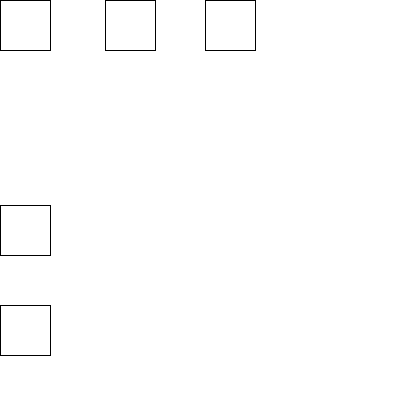
Frame 1 (no input)
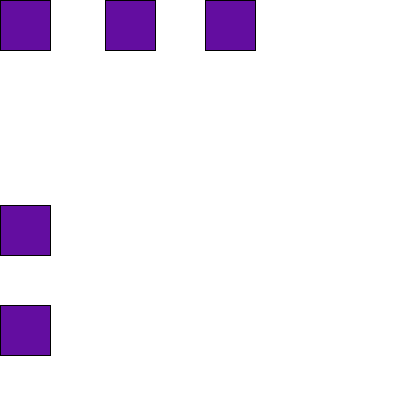
Frame 60 (the mouse pressed at the canvas centre just before this capture)
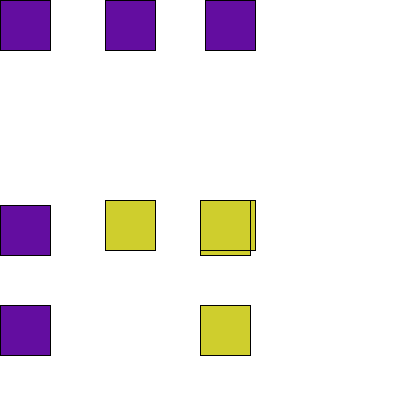
Frame 120 (the mouse held since frame 60 and released just before this capture)

The Processing sketch that drew these frames (run headless with seeded random() and noise(); from frame 60 on, the mouse is pressed at the canvas centre):

// Processing sketch: processing_61270
// ── processing_61270.pde

void setup(){
size(400,400);
background(255,255,255);
  
  
}

void draw(){



rect(205,mouseX,50,50);
rect(mouseY,mouseX,50,50);
rect(mouseX,205,50,50);
rect(mouseX,mouseY,50,50);
rect(105,mouseX,50,50);
rect(mouseY,mouseX,50,50);
rect(mouseX,305,50,50);
rect(mouseX,mouseY,50,50);
fill(random(0,255),random(0,255),random(0,255));
























}
